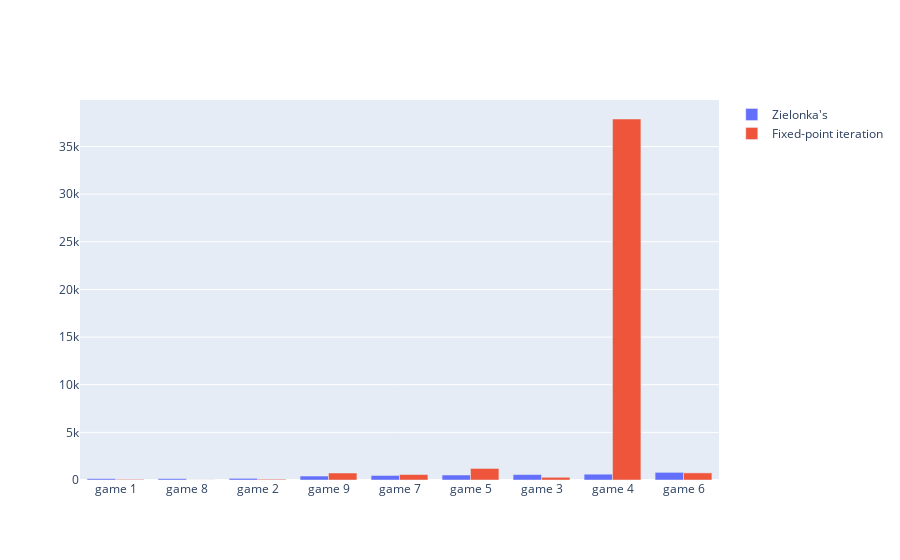

Source (notebook cell):
### Code cell
plot_running_times(
    ['Zielonka\'s','Fixed-point iteration'],
    [
        "/home/sjef/AfstudeerRepo/implementation/testsuite/data/singles/csvs/clean_minepump_zlnk.data.csv",
        "/home/sjef/AfstudeerRepo/implementation/testsuite/data/singles/csvs/clean_minepump_MBR.data.csv"
    ],0)

### Figure 1 — Plotly figure (JSON) as saved in the notebook; plotly's stock layout.template omitted (floating-point values rounded to 4 significant figures)
{"data": [{"name": "Zielonka's", "type": "bar", "x": ["game 1", "game 8", "game 2", "game 9", "game 7", "game 5", "game 3", "game 4", "game 6"], "y": [138.8, 141.7, 170.8, 414.9, 476.6, 525.3, 569.0, 608.8, 803.0]}, {"name": "Fixed-point iteration", "type": "bar", "x": ["game 1", "game 8", "game 2", "game 9", "game 7", "game 5", "game 3", "game 4", "game 6"], "y": [66.24, 7.195, 82.12, 732.3, 572.5, 1213.0, 284.6, 37890.0, 746.5]}], "layout": {"barmode": "group"}}
